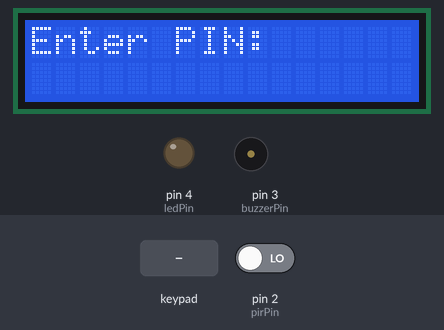
A sketch run on a simulated Arduino Uno, built with avr-gcc and run on an emulated ATmega328P. Shown: 16×2 character LCD, output pins drawn as LEDs (lit = HIGH), buzzer (waves = sounding). The inputs (shaded band) are chosen by the test bench; at power-on: pin 2 (pirPin) LOW. What the sketch prints to the serial monitor is not drawn.

Above: at 1.2 s.
1.3 s: key '#' pressed
At 1.64 s:
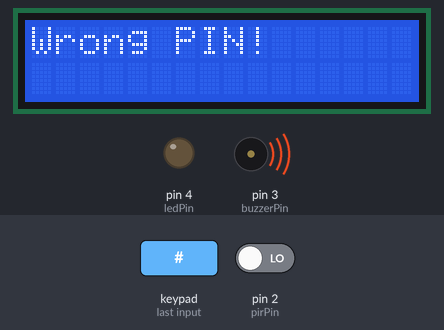
3.9 s: keypad keys 1 2 3 4 # pressed 0.4 s apart
At 6.3 s:
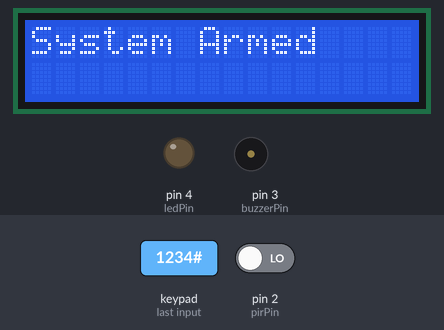
8.0 s: key 'A' pressed
At 9.1 s:
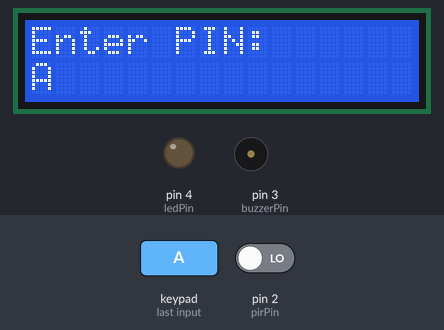
9.5 s: pin 2 (pirPin) driven HIGH
At 9.9 s:
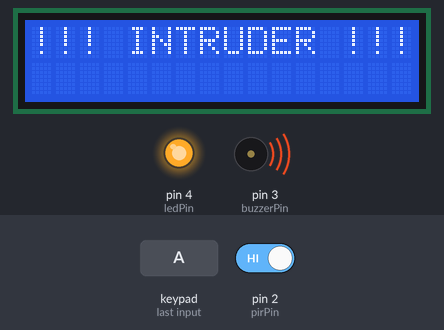
11.0 s: keypad keys 9 1 0 1 1 1 2 # pressed 0.4 s apart
At 15.2 s:
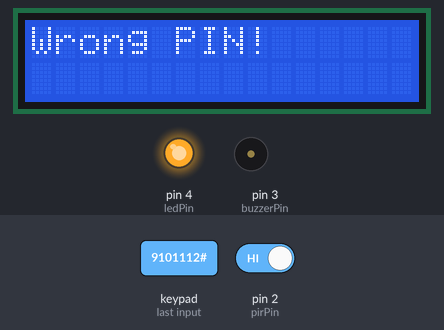
Timing chart, 0 to 16.9 s (numbered marks = the images above; inputs shaded):
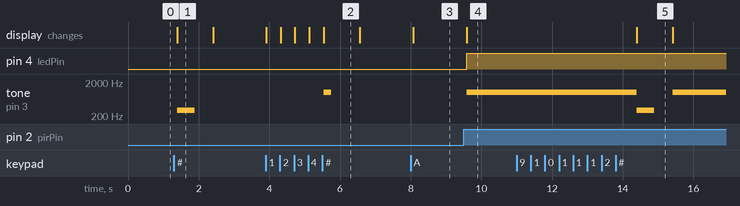

The sketch:

_1.ino
```cpp
#include <Keypad.h>
#include <LiquidCrystal_I2C.h>

// Define pins
const int pirPin = 2;        // PIR motion sensor
const int buzzerPin = 3;     // Buzzer
const int ledPin = 4;        // LED indicator

// LCD settings (may need to change I2C address depending on your module)
LiquidCrystal_I2C lcd(0x20, 16, 2);

// Keypad settings
const byte ROWS = 4;
const byte COLS = 4;
char keys[ROWS][COLS] = {
  {'1','2','3','A'},
  {'4','5','6','B'},
  {'7','8','9','C'},
  {'*','0','#','D'}
};
byte rowPins[ROWS] = {5, 6, 7, 8};       // Connect to the row pins of the keypad
byte colPins[COLS] = {9, 10, 11, 12};    // Connect to the column pins of the keypad

Keypad keypad = Keypad(makeKeymap(keys), rowPins, colPins, ROWS, COLS);

String correctPIN = "1234";     // Default system PIN code
String enteredPIN = "";         // Stores user input

bool systemArmed = false;       // Indicates if system is armed
bool alarmTriggered = false;    // Indicates if alarm is currently triggered

void setup() {
  pinMode(pirPin, INPUT);
  pinMode(buzzerPin, OUTPUT);
  pinMode(ledPin, OUTPUT);
  Serial.begin(9600);

  lcd.init();           // Initialize the LCD
  lcd.backlight();      // Turn on the backlight
  lcd.setCursor(0, 0);
  lcd.print("Enter PIN:");
}

void loop() {
  char key = keypad.getKey();

  // Handle keypad input
  if (key) {
    if (key == '#') {
      // Check if entered PIN is correct
      if (enteredPIN == correctPIN) {
        systemArmed = !systemArmed;      // Toggle system armed state
        alarmTriggered = false;

        lcd.clear();
        lcd.setCursor(0, 0);
        lcd.print(systemArmed ? "System Armed" : "System Disarmed");
        Serial.println(systemArmed ? "System is now ARMED" : "System is now DISARMED");

        tone(buzzerPin, 1000, 200);      // Short beep for success
      } else {
        lcd.clear();
        lcd.setCursor(0, 0);
        lcd.print("Wrong PIN!");
        Serial.println("Incorrect PIN entered");
        tone(buzzerPin, 300, 500);       // Error tone
      }

      enteredPIN = "";                   // Reset input
      delay(1000);
      lcd.clear();
      lcd.print("Enter PIN:");
    }
    else if (key == '*') {
      // Clear current PIN input
      enteredPIN = "";
      lcd.clear();
      lcd.print("Enter PIN:");
    }
    else {
      // Add key to PIN input
      enteredPIN += key;
      lcd.setCursor(0, 1);
      lcd.print(enteredPIN);
    }
  }

  // Trigger alarm if motion is detected while system is armed
  if (systemArmed && digitalRead(pirPin) == HIGH) {
    alarmTriggered = true;

    lcd.clear();
    lcd.setCursor(0, 0);
    lcd.print("!!! INTRUDER !!!");
    Serial.println("Motion detected while system is armed");

    digitalWrite(ledPin, HIGH);
    tone(buzzerPin, 1000);   // Continuous tone
  }

  // Reset alarm if not triggered
  if (!alarmTriggered) {
    noTone(buzzerPin);
    digitalWrite(ledPin, LOW);
  }

  delay(100);  // Small delay for stability
}
```

Measured:
- after the input at 1.3 s, tone on pin 3 (buzzerPin): silent → 300 Hz after 0.09 s, → silent 0.50 s later; the display: changes after 0.09 s (image 1)
- after the input at 3.9 s, tone on pin 3 (buzzerPin): silent → 1000 Hz after 1.6 s, → silent 0.20 s later; the display: first changes at once (image 2 shows a later state)
- after the input at 8.0 s, the display: changes after 0.07 s (image 3)
- after the input at 9.5 s, pin 4 (ledPin): LOW → HIGH after 0.09 s; tone on pin 3 (buzzerPin): silent → 1000 Hz after 0.09 s; the display: changes after 0.09 s (image 4)
- after the input at 11.0 s, tone on pin 3 (buzzerPin): 1000 Hz → 300 Hz after 3.4 s, → silent 0.50 s later, → 1000 Hz 0.53 s later; the display: changes after 3.4 s (image 5)
- what the display in image 1 shows lasts 1.0 s, from 1.4 s to 2.4 s
